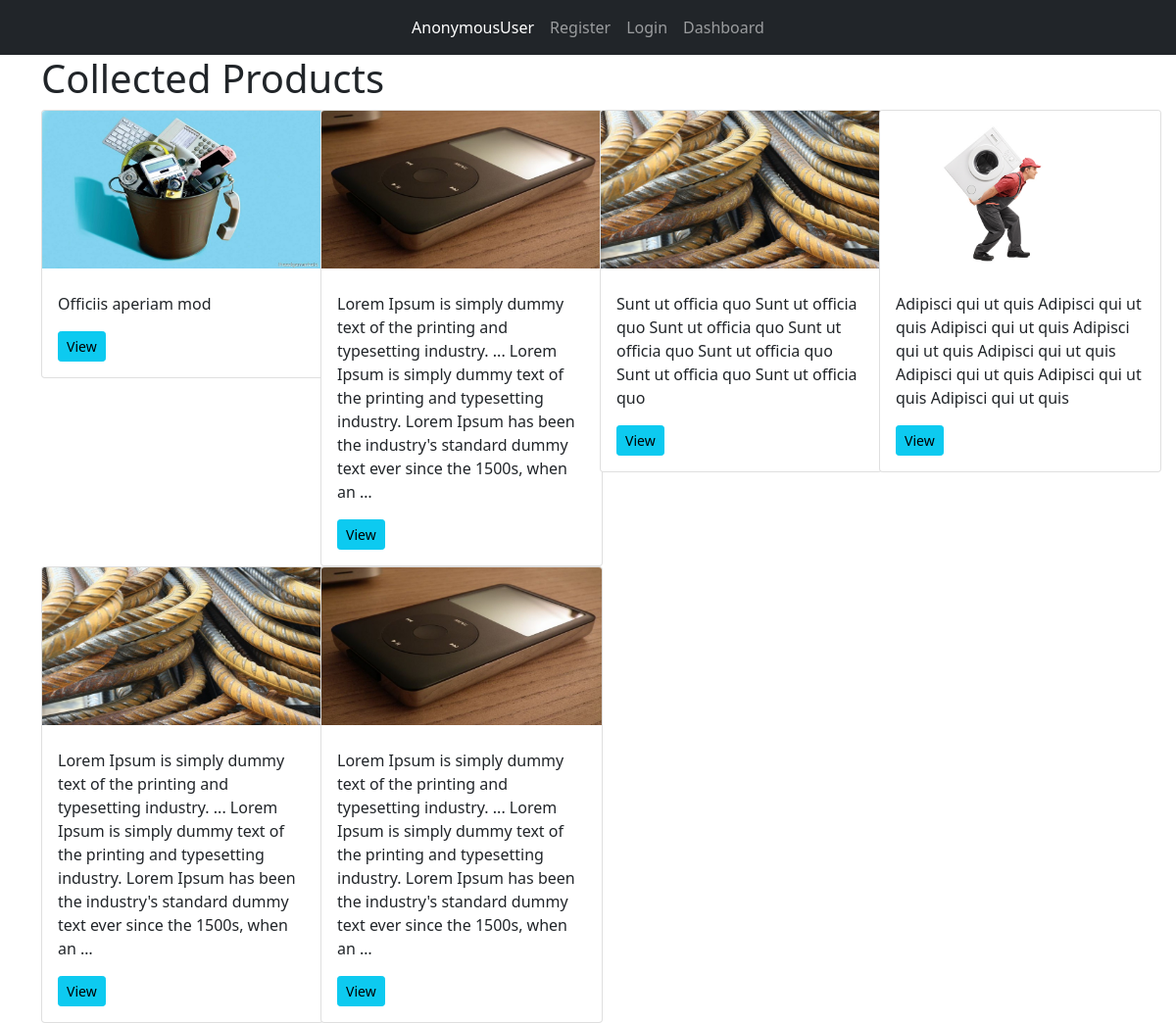
Page /product/collected-product on the committed database.
### products/models.py (models this page shows, shortened)
class Product(models.Model):
    AVAILABILITY = (
        ('Available', 'Available'),
        ('UnAvailable', 'UnAvailable'),
    )
    STATUS = (
        ('Collected', 'Collected'), ('Requested', 'Requested'),
        ('Pending', 'Pending'), ('Denied', 'Denied'), ('Sold', 'Sold')
    )
    PRO_CATEGORY = (
        ('Published', 'Published'),
        ('Waste', 'Waste')
    )
    user = models.ForeignKey(UsersAccount, on_delete=models.DO_NOTHING)
    category = models.ForeignKey(Category, on_delete=models.DO_NOTHING)
    product_name = models.CharField(max_length=100)
    product_image = models.ImageField(upload_to='media')
    description = models.TextField()
    created_date = models.DateField(auto_now_add=True)
    collected_date = models.DateField()
    quantity = models.IntegerField()
    status = models.CharField(max_length=10, choices=STATUS, default='Pending')
    availability = models.CharField(max_length=20, choices=AVAILABILITY, default='Available')
    available_quantity = models.IntegerField(default=0)
    published = models.BooleanField(default=False)
    pro_category = models.CharField(max_length=20, choices=PRO_CATEGORY, default=None, null=True)
    payed = models.BooleanField(default=False)
    desired_price = models.DecimalField(max_digits=10, decimal_places=0, default=0)
    buying_price = models.DecimalField(max_digits=10, decimal_places=0, default=0)
    selling_price = models.DecimalField(max_digits=10, decimal_places=0, default=0)
    district = models.ForeignKey(District, on_delete=models.SET_NULL, null=True)
    sector = models.CharField(max_length=100)
    cell = models.CharField(max_length=100)
    village = models.CharField(max_length=100)
    road_number = models.CharField(max_length=100, null=True, blank=True)
    house_number = models.CharField(max_length=100, null=True, blank=True)
    location_description = models.TextField(max_length=150, null=True, blank=True)
    class Meta:
        ordering = ['-created_date']

### products/views.py (the view)
# urls.py: path('collected-product', productStatus, name='collected'),
def productStatus(request):
    pending = Product.objects.filter(status='Pending')
    rejected = Product.objects.filter(status='Rejected')
    collected = Product.objects.filter(status='Collected')
    context = {
        'pending': pending,
        'rejected': rejected,
        'collected': collected,
    }
    return render(request, 'productStatus.html', context)

### templates/productStatus.html (shortened to what this page needs)
{% extends 'base.html' %}
{% block content %}
    <div class="container">
        {% with url_name=request.resolver_match.url_name %}
            {% if url_name == 'pending' %}
                <h1>Pending Products</h1>
                <div class="row">
                    {% for product in pending %}
                    <div class="col-3">
                        <div class="card" style="width: 18rem;">
                          <img src="{{ product.product_image.url }}" class="card-img-top" alt="image for {{ product.product }}">
                          <div class="card-body">
                            <h5 class="card-title">{{ product.product }}</h5>
                            <p class="card-text">{{ product.description|truncatewords:40 }}</p>
                            <a href="{% url 'details' product.id %}" class="btn btn-info btn-sm">View</a>
                          </div>
                        </div>
                    </div>
                    {% endfor %}
                </div>
            {% elif url_name == 'collected' %}
                <h1>Collected Products</h1>
                <div class="row">
                    {% for product in collected %}
                    <div class="col-3">
                        <div class="card" style="width: 18rem;">
                          <img src="{{ product.product_image.url }}" class="card-img-top" alt="image for {{ product.product }}">
                          <div class="card-body">
                            <p class="card-text">{{ product.description|truncatewords:40 }}</p>
                            <a href="{% url 'details' product.id %}" class="btn btn-info btn-sm">View</a>
                          </div>
                        </div>
                    </div>
                    {% endfor %}
                </div>
            {% endif %}
        {% endwith %}
    </div>
{% endblock %}

### rows in the picture
Product: product_image (picture), description "Officiis aperiam mod"
Product: product_image (picture), description "Lorem Ipsum is simply dummy text of the printing and typesetting industry. ... Lorem Ipsum is simply dummy text of the printing and typesetting industry. Lorem Ipsum has been the industry's standard dummy text ever since the 1500s, when an …"
Product: product_image (picture), description "Sunt ut officia quo Sunt ut officia quo Sunt ut officia quo Sunt ut officia quo Sunt ut officia quo Sunt ut officia quo Sunt ut officia quo"
Product: product_image (picture), description "Adipisci qui ut quis Adipisci qui ut quis Adipisci qui ut quis Adipisci qui ut quis Adipisci qui ut quis Adipisci qui ut quis Adipisci qui ut quis Adipisci qui ut quis"
Product: product_image (picture), description "Lorem Ipsum is simply dummy text of the printing and typesetting industry. ... Lorem Ipsum is simply dummy text of the printing and typesetting industry. Lorem Ipsum has been the industry's standard dummy text ever since the 1500s, when an …"
Product: product_image (picture), description "Lorem Ipsum is simply dummy text of the printing and typesetting industry. ... Lorem Ipsum is simply dummy text of the printing and typesetting industry. Lorem Ipsum has been the industry's standard dummy text ever since the 1500s, when an …"

### other values in the picture
{{ request.user }} "AnonymousUser"
